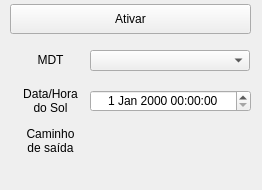
<?xml version="1.0" encoding="UTF-8"?>
<ui version="4.0">
 <class>convWindow</class>
 <widget class="QDockWidget" name="convWindow">
  <property name="geometry">
   <rect>
    <x>0</x>
    <y>0</y>
    <width>262</width>
    <height>190</height>
   </rect>
  </property>
  <property name="sizePolicy">
   <sizepolicy hsizetype="Fixed" vsizetype="Fixed">
    <horstretch>0</horstretch>
    <verstretch>0</verstretch>
   </sizepolicy>
  </property>
  <property name="minimumSize">
   <size>
    <width>262</width>
    <height>190</height>
   </size>
  </property>
  <property name="maximumSize">
   <size>
    <width>262</width>
    <height>190</height>
   </size>
  </property>
  <property name="windowTitle">
   <string>Sombreamento do terreno</string>
  </property>
  <widget class="QWidget" name="dockWidgetContents">
   <property name="minimumSize">
    <size>
     <width>0</width>
     <height>130</height>
    </size>
   </property>
   <widget class="QLabel" name="label">
    <property name="geometry">
     <rect>
      <x>10</x>
      <y>49</y>
      <width>81</width>
      <height>21</height>
     </rect>
    </property>
    <property name="text">
     <string>MDT</string>
    </property>
    <property name="alignment">
     <set>Qt::AlignCenter</set>
    </property>
   </widget>
   <widget class="QPushButton" name="ativarButton">
    <property name="geometry">
     <rect>
      <x>10</x>
      <y>4</y>
      <width>241</width>
      <height>30</height>
     </rect>
    </property>
    <property name="text">
     <string>Ativar</string>
    </property>
    <property name="checkable">
     <bool>true</bool>
    </property>
    <property name="checked">
     <bool>false</bool>
    </property>
   </widget>
   <widget class="QgsMapLayerComboBox" name="layerCombo">
    <property name="geometry">
     <rect>
      <x>90</x>
      <y>50</y>
      <width>160</width>
      <height>21</height>
     </rect>
    </property>
   </widget>
   <widget class="QDateTimeEdit" name="dateTimeEdit">
    <property name="geometry">
     <rect>
      <x>90</x>
      <y>90</y>
      <width>161</width>
      <height>22</height>
     </rect>
    </property>
    <property name="alignment">
     <set>Qt::AlignCenter</set>
    </property>
   </widget>
   <widget class="QLabel" name="label_2">
    <property name="geometry">
     <rect>
      <x>20</x>
      <y>80</y>
      <width>61</width>
      <height>41</height>
     </rect>
    </property>
    <property name="text">
     <string>Data/Hora  do Sol</string>
    </property>
    <property name="alignment">
     <set>Qt::AlignCenter</set>
    </property>
    <property name="wordWrap">
     <bool>true</bool>
    </property>
   </widget>
   <widget class="QgsFileWidget" name="outputFile">
    <property name="geometry">
     <rect>
      <x>90</x>
      <y>130</y>
      <width>161</width>
      <height>27</height>
     </rect>
    </property>
    <property name="filter">
     <string/>
    </property>
    <property name="storageMode">
     <enum>QgsFileWidget::SaveFile</enum>
    </property>
   </widget>
   <widget class="QLabel" name="label_3">
    <property name="geometry">
     <rect>
      <x>20</x>
      <y>120</y>
      <width>61</width>
      <height>41</height>
     </rect>
    </property>
    <property name="text">
     <string>Caminho de saída</string>
    </property>
    <property name="alignment">
     <set>Qt::AlignCenter</set>
    </property>
    <property name="wordWrap">
     <bool>true</bool>
    </property>
   </widget>
  </widget>
 </widget>
 <customwidgets>
  <customwidget>
   <class>QgsFileWidget</class>
   <extends>QWidget</extends>
   <header>qgsfilewidget.h</header>
  </customwidget>
  <customwidget>
   <class>QgsMapLayerComboBox</class>
   <extends>QComboBox</extends>
   <header>qgsmaplayercombobox.h</header>
  </customwidget>
 </customwidgets>
 <resources/>
 <connections/>
</ui>
